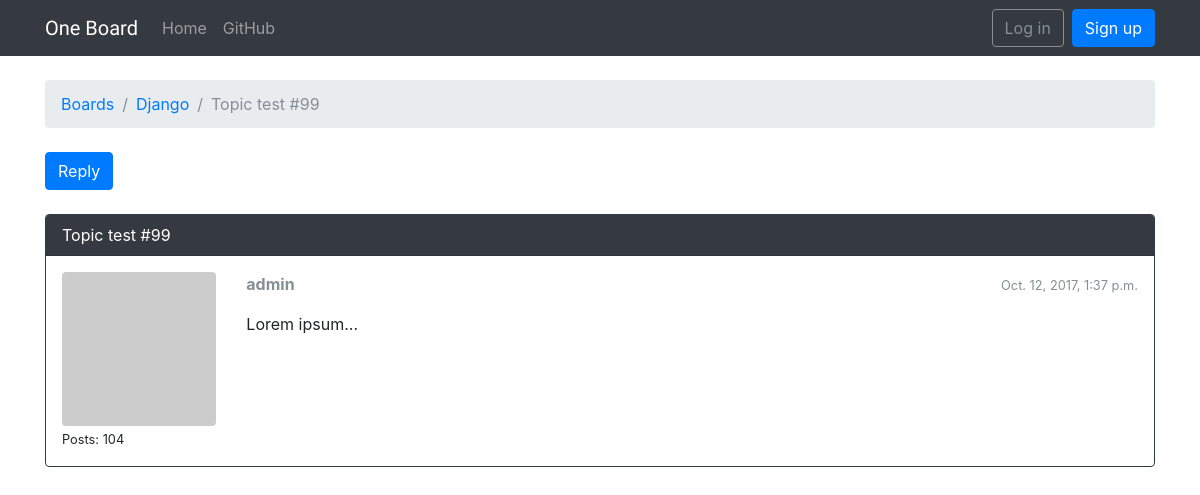
The app's page /boards/1/topics/110/, older data.
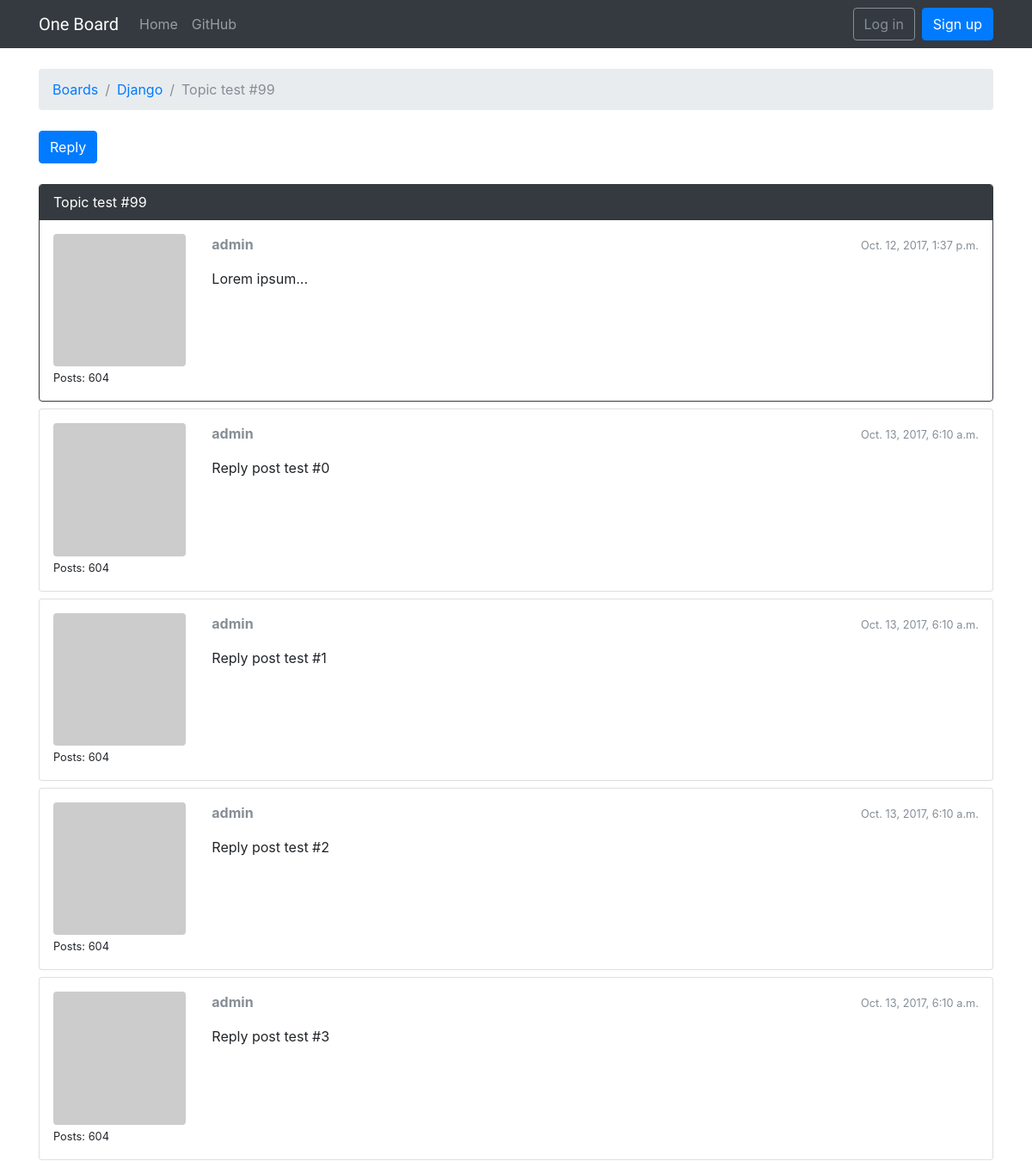
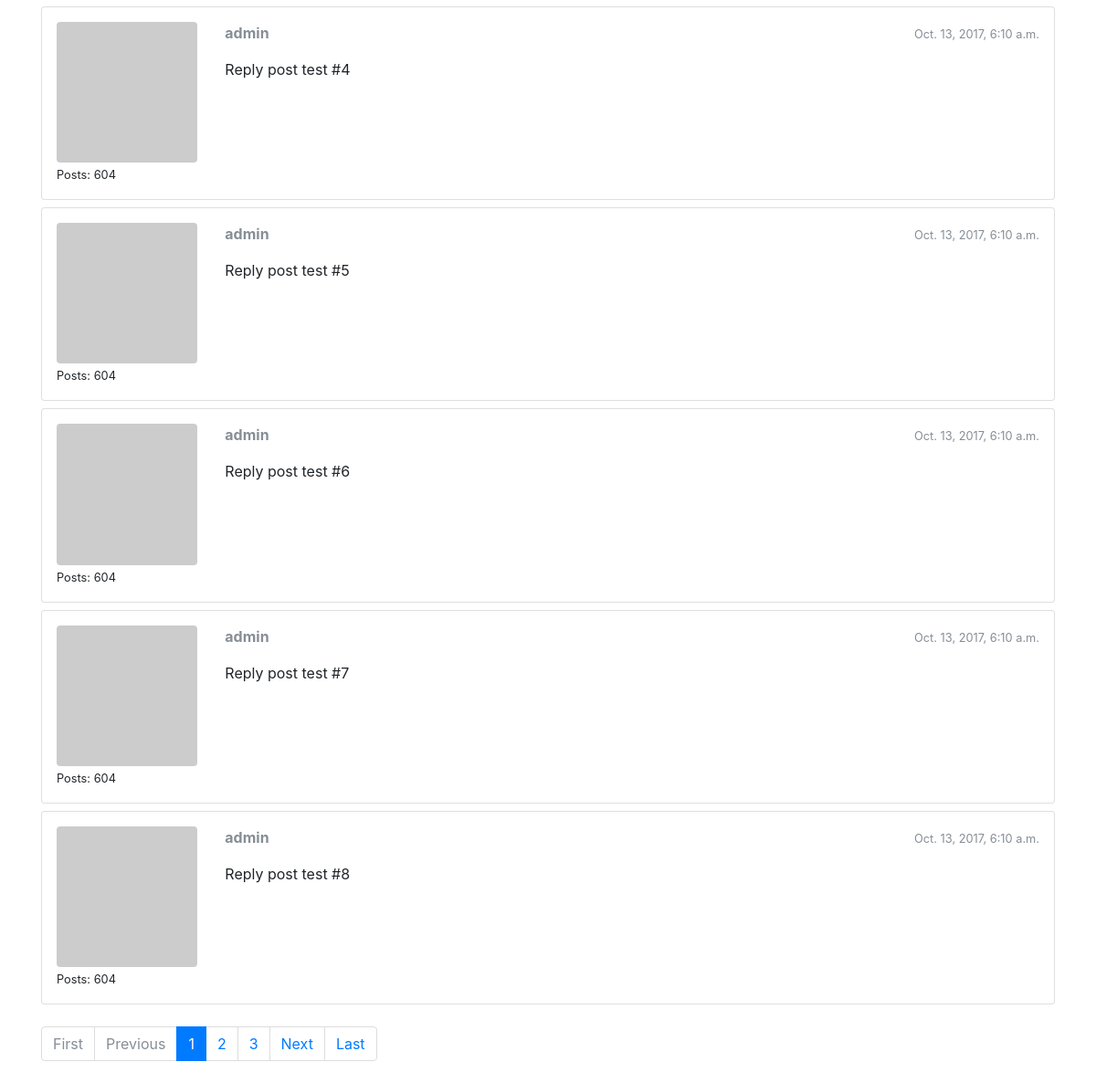
The same page, newer data (2 pictures, top to bottom).
### boards/models.py (models this page shows, shortened)
class Topic(models.Model):
    subject = models.CharField(max_length=255)
    last_updated = models.DateTimeField(auto_now_add=True)
    board = models.ForeignKey(Board, related_name='topics')
    starter = models.ForeignKey(User, related_name='topics')
    views = models.PositiveIntegerField(default=0)

class Board(models.Model):
    name = models.CharField(max_length=30, unique=True)
    description = models.CharField(max_length=100)

class Post(models.Model):
    message = models.TextField(max_length=4000)
    topic = models.ForeignKey(Topic, related_name='posts')
    created_at = models.DateTimeField(auto_now_add=True)
    updated_at = models.DateTimeField(null=True)
    created_by = models.ForeignKey(User, related_name='posts')
    updated_by = models.ForeignKey(User, null=True, related_name='+')
    def get_message_as_markdown(self):
        return mark_safe(markdown(self.message, safe_mode='escape'))

### boards/views.py (the view)
# urls.py: url(r'^boards/(?P<pk>\d+)/topics/(?P<topic_pk>\d+)/$', views.PostListView.as_view(), name='topic_posts'),
class PostListView(ListView):
    model = Post
    context_object_name = 'posts'
    template_name = 'topic_posts.html'
    paginate_by = 10
    def get_context_data(self, **kwargs):
        session_key = 'viewed_topic_{}'.format(self.topic.pk)
        if not self.request.session.get(session_key, False):
            self.topic.views += 1
            self.topic.save()
            self.request.session[session_key] = True
        kwargs['topic'] = self.topic
        return super().get_context_data(**kwargs)
    def get_queryset(self):
        self.topic = get_object_or_404(Topic, board__pk=self.kwargs.get('pk'), pk=self.kwargs.get('topic_pk'))
        queryset = self.topic.posts.order_by('created_at')
        return queryset

### boards/templatetags/gravatar.py (called while the page is built)
@register.filter
def gravatar(user):
    email = user.email.lower().encode('utf-8')
    default = 'mm'
    size = 256
    url = 'https://www.gravatar.com/avatar/{md5}?{params}'.format(
        md5=hashlib.md5(email).hexdigest(),
        params=urlencode({'d': default, 's': str(size)})
    )
    return url

### templates/topic_posts.html (shortened to what this page needs)
{% extends 'base.html' %}
{% load gravatar %}
{% block breadcrumb %}
  <li class="breadcrumb-item"><a href="{% url 'home' %}">Boards</a></li>
  <li class="breadcrumb-item"><a href="{% url 'board_topics' topic.board.pk %}">{{ topic.board.name }}</a></li>
  <li class="breadcrumb-item active">{{ topic.subject }}</li>
{% endblock %}
{% block content %}
  <div class="mb-4">
    <a href="{% url 'reply_topic' topic.board.pk topic.pk %}" class="btn btn-primary" role="button">Reply</a>
  </div>
  {% for post in posts %}
    <div id="{{ post.pk }}" class="card {% if forloop.last %}mb-4{% else %}mb-2{% endif %} {% if forloop.first %}border-dark{% endif %}">
      {% if forloop.first %}
        <div class="card-header text-white bg-dark py-2 px-3">{{ topic.subject }}</div>
      {% endif %}
      <div class="card-body p-3">
        <div class="row">
          <div class="col-2">
            <img src="{{ post.created_by|gravatar }}" alt="{{ post.created_by.username }}" class="w-100 rounded">
            <small>Posts: {{ post.created_by.posts.count }}</small>
          </div>
          <div class="col-10">
            <div class="row mb-3">
              <div class="col-6">
                <strong class="text-muted">{{ post.created_by.username }}</strong>
              </div>
              <div class="col-6 text-right">
                <small class="text-muted">{{ post.created_at }}</small>
              </div>
            </div>
            {{ post.get_message_as_markdown }}
          </div>
        </div>
      </div>
    </div>
  {% endfor %}
  {% include 'includes/pagination.html' %}
{% endblock %}

### templates/base.html (shortened to what this page needs)
{% load static %}<!DOCTYPE html>
<html>
  <head>
    <link rel="stylesheet" href="{% static 'css/bootstrap.min.css' %}">
    <link rel="stylesheet" href="{% static 'css/app.css' %}">
  </head>
  <body>
    {% block body %}
      <nav class="navbar navbar-expand-lg navbar-dark bg-dark">
        <div class="container">
          <a class="navbar-brand" href="{% url 'home' %}">One Board</a>
          <div class="collapse navbar-collapse" id="mainMenu">
            <ul class="navbar-nav">
              <li class="nav-item">
                <a class="nav-link" href="{% url 'home' %}">Home</a>
              </li>
              <li class="nav-item">
                <a class="nav-link" href="https://github.com/lbias/one-board" target="_blank" rel="noopener">GitHub</a>
              </li>
            </ul>
            {% if user.is_authenticated %}
              <ul class="navbar-nav ml-auto">
                <li class="nav-item dropdown">
                  <a class="nav-link dropdown-toggle" href="#" id="userMenu" data-toggle="dropdown" aria-haspopup="true" aria-expanded="false">
                    {{ user.username }}
                  </a>
                  <div class="dropdown-menu dropdown-menu-right" aria-labelledby="userMenu">
                    <a class="dropdown-item" href="#">My account</a>
                    <a class="dropdown-item" href="#">Change password</a>
                    <div class="dropdown-divider"></div>
                    <a class="dropdown-item" href="{% url 'logout' %}">Log out</a>
                  </div>
                </li>
              </ul>
            {% else %}
              <form class="form-inline ml-auto">
                <a href="{% url 'login' %}" class="btn btn-outline-secondary">Log in</a>
                <a href="{% url 'signup' %}" class="btn btn-primary ml-2">Sign up</a>
              </form>
            {% endif %}
          </div>
        </div>
      </nav>
      <div class="container">
        <ol class="breadcrumb my-4">
          {% block breadcrumb %}
          {% endblock %}
        </ol>
        {% block content %}
        {% endblock %}
      </div>
    {% endblock body %}
  </body>
</html>

### templates/includes/pagination.html (shortened to what this page needs)
{% if is_paginated %}
  <nav aria-label="Topics pagination" class="mb-4">
    <ul class="pagination">
      {% if page_obj.number > 1 %}
        <li class="page-item">
          <a class="page-link" href="?page=1">First</a>
        </li>
      {% else %}
        <li class="page-item disabled">
          <span class="page-link">First</span>
        </li>
      {% endif %}
      {% if page_obj.has_previous %}
        <li class="page-item">
          <a class="page-link" href="?page={{ page_obj.previous_page_number }}">Previous</a>
        </li>
      {% else %}
        <li class="page-item disabled">
          <span class="page-link">Previous</span>
        </li>
      {% endif %}
      {% for page_num in paginator.page_range %}
        {% if page_obj.number == page_num %}
          <li class="page-item active">
            <span class="page-link">
              {{ page_num }}
            </span>
          </li>
        {% elif page_num > page_obj.number|add:'-3' and page_num < page_obj.number|add:'3' %}
          <li class="page-item">
            <a class="page-link" href="?page={{ page_num }}">{{ page_num }}</a>
          </li>
        {% endif %}
      {% endfor %}
      {% if page_obj.has_next %}
        <li class="page-item">
          <a class="page-link" href="?page={{ page_obj.next_page_number }}">Next</a>
        </li>
      {% else %}
        <li class="page-item disabled">
          <span class="page-link">Next</span>
        </li>
      {% endif %}
      {% if page_obj.number != paginator.num_pages %}
        <li class="page-item">
          <a class="page-link" href="?page={{ paginator.num_pages }}">Last</a>
        </li>
      {% else %}
        <li class="page-item disabled">
          <span class="page-link">Last</span>
        </li>
      {% endif %}
    </ul>
  </nav>
{% endif %}

### static/css/app.css (style rules this page uses)
.navbar-brand { font-family: 'Peralta', cursive; }

Row changes from the older to the newer data that the page shows:
computed for Post "Oct. 12, 2017, 1:37 p.m.": created_by.posts.count "104" → "604"
added Post: created_by.posts.count "604", created_by.username "admin", created_at "Oct. 13, 2017, 6:10 a.m.", get_message_as_markdown "Reply post test #0"
added Post: created_by.posts.count "604", created_by.username "admin", created_at "Oct. 13, 2017, 6:10 a.m.", get_message_as_markdown "Reply post test #1"
added Post: created_by.posts.count "604", created_by.username "admin", created_at "Oct. 13, 2017, 6:10 a.m.", get_message_as_markdown "Reply post test #2"
added Post: created_by.posts.count "604", created_by.username "admin", created_at "Oct. 13, 2017, 6:10 a.m.", get_message_as_markdown "Reply post test #3"
added Post: created_by.posts.count "604", created_by.username "admin", created_at "Oct. 13, 2017, 6:10 a.m.", get_message_as_markdown "Reply post test #4"
added Post: created_by.posts.count "604", created_by.username "admin", created_at "Oct. 13, 2017, 6:10 a.m.", get_message_as_markdown "Reply post test #5"
added Post: created_by.posts.count "604", created_by.username "admin", created_at "Oct. 13, 2017, 6:10 a.m.", get_message_as_markdown "Reply post test #6"
added Post: created_by.posts.count "604", created_by.username "admin", created_at "Oct. 13, 2017, 6:10 a.m.", get_message_as_markdown "Reply post test #7"
added Post: created_by.posts.count "604", created_by.username "admin", created_at "Oct. 13, 2017, 6:10 a.m.", get_message_as_markdown "Reply post test #8"
Text that changed along with them:
text now shown: "First Previous Next Last"
new list line: "1"
new list line: "2"
new list line: "3"
